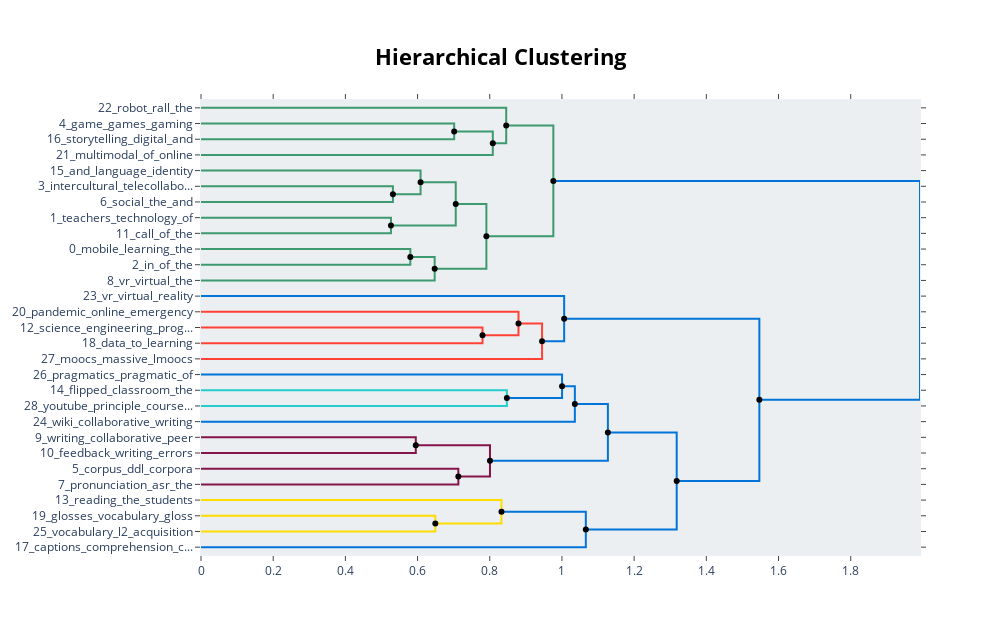

Source (notebook cell):
### Code cell
hierarchical_topics = model.hierarchical_topics(docs)
model.visualize_hierarchy(hierarchical_topics=hierarchical_topics)

### Figure 1 — Plotly figure (JSON) as saved in the notebook; plotly's stock layout.template omitted (floating-point values rounded to 4 significant figures)
{"data": [{"hoverinfo": "text", "marker": {"color": "rgb(61,153,112)"}, "mode": "lines", "text": ["vocabulary_l2_acquisition_the_of", "", "", "glosses_vocabulary_gloss_the_glossing"], "type": "scatter", "x": [0, 0.7014, 0.7014, 0], "xaxis": "x", "y": [-15, -15, -25, -25], "yaxis": "y"}, {"hoverinfo": "text", "marker": {"color": "rgb(61,153,112)"}, "mode": "lines", "text": ["vocabulary_the_of_glosses_and", "", "", "reading_the_students_and_comprehension"], "type": "scatter", "x": [0.7014, 0.8084, 0.8084, 0], "xaxis": "x", "y": [-20, -20, -35, -35], "yaxis": "y"}, {"hoverinfo": "text", "marker": {"color": "rgb(61,153,112)"}, "mode": "lines", "text": ["captions_comprehension_captioning_listening_caption", "", "", "reading_vocabulary_the_and_of"], "type": "scatter", "x": [0, 0.8456, 0.8456, 0.8084], "xaxis": "x", "y": [-5, -5, -27.5, -27.5], "yaxis": "y"}, {"hoverinfo": "text", "marker": {"color": "rgb(61,153,112)"}, "mode": "lines", "text": ["writing_collaborative_peer_the_comments", "", "", "feedback_writing_errors_awe_error"], "type": "scatter", "x": [0, 0.5317, 0.5317, 0], "xaxis": "x", "y": [-55, -55, -65, -65], "yaxis": "y"}, {"hoverinfo": "text", "marker": {"color": "rgb(61,153,112)"}, "mode": "lines", "text": ["corpus_ddl_corpora_the_of", "", "", "pronunciation_asr_the_of_to"], "type": "scatter", "x": [0, 0.6083, 0.6083, 0.5317], "xaxis": "x", "y": [-45, -45, -60, -60], "yaxis": "y"}, {"hoverinfo": "text", "marker": {"color": "rgb(61,153,112)"}, "mode": "lines", "text": ["writing_feedback_the_of_and", "", "", "corpus_the_of_pronunciation_and"], "type": "scatter", "x": [0, 0.5263, 0.5263, 0], "xaxis": "x", "y": [-75, -75, -85, -85], "yaxis": "y"}, {"hoverinfo": "text", "marker": {"color": "rgb(61,153,112)"}, "mode": "lines", "text": ["wiki_collaborative_writing_wikis_students", "", "", "writing_the_of_and_corpus"], "type": "scatter", "x": [0.6083, 0.7057, 0.7057, 0.5263], "xaxis": "x", "y": [-52.5, -52.5, -80, -80], "yaxis": "y"}, {"hoverinfo": "text", "marker": {"color": "rgb(61,153,112)"}, "mode": "lines", "text": ["in_of_the_and_task", "", "", "intercultural_telecollaboration_the_and_of"], "type": "scatter", "x": [0, 0.5799, 0.5799, 0], "xaxis": "x", "y": [-95, -95, -105, -105], "yaxis": "y"}, {"hoverinfo": "text", "marker": {"color": "rgb(61,153,112)"}, "mode": "lines", "text": ["vr_virtual_the_in_of", "", "", "in_the_of_and_to"], "type": "scatter", "x": [0.5799, 0.6474, 0.6474, 0], "xaxis": "x", "y": [-100, -100, -115, -115], "yaxis": "y"}, {"hoverinfo": "text", "marker": {"color": "rgb(61,153,112)"}, "mode": "lines", "text": ["social_the_and_of_online", "", "", "and_language_identity_online_of"], "type": "scatter", "x": [0.7057, 0.7906, 0.7906, 0.6474], "xaxis": "x", "y": [-66.25, -66.25, -107.5, -107.5], "yaxis": "y"}, {"hoverinfo": "text", "marker": {"color": "rgb(61,153,112)"}, "mode": "lines", "text": ["social_and_of_the_online", "", "", "multimodal_of_online_interactions_the"], "type": "scatter", "x": [0.8456, 0.9762, 0.9762, 0.7906], "xaxis": "x", "y": [-16.25, -16.25, -86.88, -86.88], "yaxis": "y"}, {"hoverinfo": "text", "marker": {"color": "rgb(255,65,54)"}, "mode": "lines", "text": ["the_in_of_and_to", "", "", "social_and_of_online_the"], "type": "scatter", "x": [0, 0.7799, 0.7799, 0], "xaxis": "x", "y": [-145, -145, -155, -155], "yaxis": "y"}, {"hoverinfo": "text", "marker": {"color": "rgb(255,65,54)"}, "mode": "lines", "text": ["call_of_the_learning_language", "", "", "teachers_technology_of_tpack_the"], "type": "scatter", "x": [0, 0.8796, 0.8796, 0.7799], "xaxis": "x", "y": [-135, -135, -150, -150], "yaxis": "y"}, {"hoverinfo": "text", "marker": {"color": "rgb(255,65,54)"}, "mode": "lines", "text": ["call_teachers_technology_of_the", "", "", "mobile_learning_the_and_of"], "type": "scatter", "x": [0.8796, 0.9449, 0.9449, 0], "xaxis": "x", "y": [-142.5, -142.5, -165, -165], "yaxis": "y"}, {"hoverinfo": "text", "marker": {"color": "rgb(0,116,217)"}, "mode": "lines", "text": ["game_games_gaming_and_the", "", "", "storytelling_digital_and_the_stories"], "type": "scatter", "x": [0, 1.006, 1.006, 0.9449], "xaxis": "x", "y": [-125, -125, -153.8, -153.8], "yaxis": "y"}, {"hoverinfo": "text", "marker": {"color": "rgb(35,205,205)"}, "mode": "lines", "text": ["the_of_and_learning_mobile", "", "", "game_and_games_digital_the"], "type": "scatter", "x": [0, 0.8474, 0.8474, 0], "xaxis": "x", "y": [-185, -185, -195, -195], "yaxis": "y"}, {"hoverinfo": "text", "marker": {"color": "rgb(0,116,217)"}, "mode": "lines", "text": ["the_of_and_in_to", "", "", "the_and_of_learning_in"], "type": "scatter", "x": [0, 1.0, 1.0, 0.8474], "xaxis": "x", "y": [-175, -175, -190, -190], "yaxis": "y"}, {"hoverinfo": "text", "marker": {"color": "rgb(0,116,217)"}, "mode": "lines", "text": ["robot_rall_the_in_chatbot", "", "", "the_and_of_in_to"], "type": "scatter", "x": [1.0, 1.036, 1.036, 0], "xaxis": "x", "y": [-182.5, -182.5, -205, -205], "yaxis": "y"}, {"hoverinfo": "text", "marker": {"color": "rgb(133,20,75)"}, "mode": "lines", "text": ["pragmatics_pragmatic_of_instruction_the", "", "", "the_and_of_in_to"], "type": "scatter", "x": [0, 0.5951, 0.5951, 0], "xaxis": "x", "y": [-215, -215, -225, -225], "yaxis": "y"}, {"hoverinfo": "text", "marker": {"color": "rgb(133,20,75)"}, "mode": "lines", "text": ["flipped_classroom_the_in_and", "", "", "youtube_principle_courseware_cbi_narration"], "type": "scatter", "x": [0, 0.7129, 0.7129, 0], "xaxis": "x", "y": [-235, -235, -245, -245], "yaxis": "y"}, {"hoverinfo": "text", "marker": {"color": "rgb(133,20,75)"}, "mode": "lines", "text": ["the_of_and_in_to", "", "", "flipped_the_classroom_in_and"], "type": "scatter", "x": [0.5951, 0.8006, 0.8006, 0.7129], "xaxis": "x", "y": [-220, -220, -240, -240], "yaxis": "y"}, {"hoverinfo": "text", "marker": {"color": "rgb(0,116,217)"}, "mode": "lines", "text": ["writing_the_of_and_to", "", "", "the_and_of_in_to"], "type": "scatter", "x": [1.036, 1.127, 1.127, 0.8006], "xaxis": "x", "y": [-193.8, -193.8, -230, -230], "yaxis": "y"}, {"hoverinfo": "text", "marker": {"color": "rgb(255,220,0)"}, "mode": "lines", "text": ["science_engineering_programming_and_the", "", "", "data_to_learning_analytics_and"], "type": "scatter", "x": [0, 0.6492, 0.6492, 0], "xaxis": "x", "y": [-265, -265, -275, -275], "yaxis": "y"}, {"hoverinfo": "text", "marker": {"color": "rgb(255,220,0)"}, "mode": "lines", "text": ["pandemic_online_emergency_covid_the", "", "", "data_to_and_the_of"], "type": "scatter", "x": [0, 0.8325, 0.8325, 0.6492], "xaxis": "x", "y": [-255, -255, -270, -270], "yaxis": "y"}, {"hoverinfo": "text", "marker": {"color": "rgb(0,116,217)"}, "mode": "lines", "text": ["to_and_the_data_of", "", "", "moocs_massive_lmoocs_open_courses"], "type": "scatter", "x": [0.8325, 1.066, 1.066, 0], "xaxis": "x", "y": [-262.5, -262.5, -285, -285], "yaxis": "y"}, {"hoverinfo": "text", "marker": {"color": "rgb(0,116,217)"}, "mode": "lines", "text": ["vr_virtual_reality_environments_and", "", "", "to_and_the_of_learning"], "type": "scatter", "x": [1.127, 1.318, 1.318, 1.066], "xaxis": "x", "y": [-211.9, -211.9, -273.8, -273.8], "yaxis": "y"}, {"hoverinfo": "text", "marker": {"color": "rgb(0,116,217)"}, "mode": "lines", "text": ["the_of_and_in_to", "", "", "and_to_the_of_learning"], "type": "scatter", "x": [1.006, 1.547, 1.547, 1.318], "xaxis": "x", "y": [-139.4, -139.4, -242.8, -242.8], "yaxis": "y"}, {"hoverinfo": "text", "marker": {"color": "rgb(0,116,217)"}, "mode": "lines", "text": ["reading_vocabulary_comprehension_the_captions", "", "", "the_and_of_in_to"], "type": "scatter", "x": [0.9762, 1.992, 1.992, 1.547], "xaxis": "x", "y": [-51.56, -51.56, -191.1, -191.1], "yaxis": "y"}, {"hoverinfo": "text", "hovertext": ["vocabulary_the_of_glosses_and", "wiki_collaborative_writing_wikis_students", "vr_virtual_the_in_of", "social_the_and_of_online", "social_and_of_the_online", "call_teachers_technology_of_the", "robot_rall_the_in_chatbot", "the_of_and_in_to", "writing_the_of_and_to", "to_and_the_data_of", "vr_virtual_reality_environments_and", "the_of_and_in_to", "reading_vocabulary_comprehension_the_captions"], "marker": {"color": "black"}, "mode": "markers", "showlegend": false, "type": "scatter", "x": [0.7014, 0.6083, 0.5799, 0.7057, 0.8456, 0.8796, 1.0, 0.5951, 1.036, 0.8325, 1.127, 1.006, 0.9762], "y": [-20, -52.5, -100, -66.25, -16.25, -142.5, -182.5, -220, -193.8, -262.5, -211.9, -139.4, -51.56]}, {"hoverinfo": "text", "hovertext": ["reading_vocabulary_the_and_of", "pronunciation_asr_the_of_to", "writing_the_of_and_corpus", "and_language_identity_online_of", "multimodal_of_online_interactions_the", "teachers_technology_of_tpack_the", "storytelling_digital_and_the_stories", "the_and_of_learning_in", "flipped_the_classroom_in_and", "the_and_of_in_to", "data_to_and_the_of", "to_and_the_of_learning", "and_to_the_of_learning", "the_and_of_in_to"], "marker": {"color": "black"}, "mode": "markers", "showlegend": false, "type": "scatter", "x": [0.8084, 0.5317, 0.5263, 0.6474, 0.7906, 0.7799, 0.9449, 0.8474, 0.7129, 0.8006, 0.6492, 1.066, 1.318, 1.547], "y": [-27.5, -60, -80, -107.5, -86.88, -150, -153.8, -190, -240, -230, -270, -273.8, -242.8, -191.1]}], "layout": {"autosize": false, "height": 635, "hoverlabel": {"bgcolor": "white", "font": {"family": "Rockwell", "size": 16}}, "hovermode": "closest", "plot_bgcolor": "#ECEFF1", "showlegend": false, "title": {"font": {"color": "Black", "size": 22}, "text": "<b>Hierarchical Clustering</b>", "x": 0.5, "xanchor": "center", "yanchor": "top"}, "width": 1000, "xaxis": {"mirror": "allticks", "rangemode": "tozero", "showgrid": false, "showline": true, "showticklabels": true, "ticks": "outside", "type": "linear", "zeroline": false}, "yaxis": {"mirror": "allticks", "range": [-290, 0], "rangemode": "tozero", "showgrid": false, "showline": true, "showticklabels": true, "tickmode": "array", "ticks": "outside", "ticktext": ["22_robot_rall_the", "4_game_games_gaming", "16_storytelling_digital_and", "21_multimodal_of_online", "15_and_language_identity", "3_intercultural_telecollabo...", "6_social_the_and", "1_teachers_technology_of", "11_call_of_the", "0_mobile_learning_the", "2_in_of_the", "8_vr_virtual_the", "23_vr_virtual_reality", "20_pandemic_online_emergency", "12_science_engineering_prog...", "18_data_to_learning", "27_moocs_massive_lmoocs", "26_pragmatics_pragmatic_of", "14_flipped_classroom_the", "28_youtube_principle_course...", "24_wiki_collaborative_writing", "9_writing_collaborative_peer", "10_feedback_writing_errors", "5_corpus_ddl_corpora", "7_pronunciation_asr_the", "13_reading_the_students", "19_glosses_vocabulary_gloss", "25_vocabulary_l2_acquisition", "17_captions_comprehension_c..."], "tickvals": [-5, -15, -25, -35, -45, -55, -65, -75, -85, -95, -105, -115, -125, -135, -145, -155, -165, -175, -185, -195, -205, -215, -225, -235, -245, -255, -265, -275, -285], "type": "linear", "zeroline": false}}}
